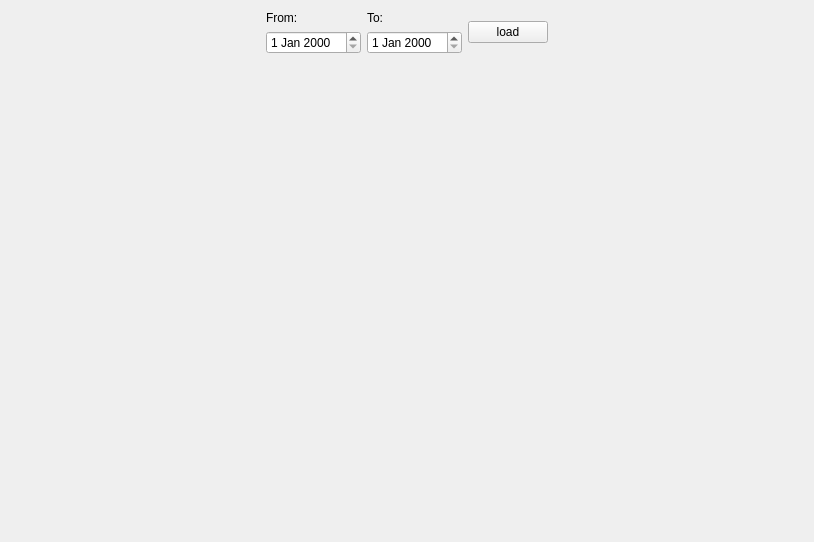
<?xml version="1.0" encoding="UTF-8"?>
<ui version="4.0">
 <class>ratesform</class>
 <widget class="QWidget" name="ratesform">
  <property name="geometry">
   <rect>
    <x>0</x>
    <y>0</y>
    <width>814</width>
    <height>542</height>
   </rect>
  </property>
  <property name="windowTitle">
   <string>Курсы валют</string>
  </property>
  <layout class="QGridLayout" name="gridLayout">
   <item row="0" column="0">
    <layout class="QHBoxLayout" name="horizontalLayout_2">
     <item>
      <layout class="QVBoxLayout" name="verticalLayout">
       <item>
        <widget class="QLabel" name="label">
         <property name="text">
          <string>From:</string>
         </property>
        </widget>
       </item>
       <item>
        <widget class="QDateEdit" name="from">
         <property name="sizePolicy">
          <sizepolicy hsizetype="Fixed" vsizetype="Fixed">
           <horstretch>0</horstretch>
           <verstretch>0</verstretch>
          </sizepolicy>
         </property>
        </widget>
       </item>
      </layout>
     </item>
     <item>
      <layout class="QVBoxLayout" name="verticalLayout_2">
       <item>
        <widget class="QLabel" name="label_2">
         <property name="text">
          <string>To:</string>
         </property>
        </widget>
       </item>
       <item>
        <widget class="QDateEdit" name="to">
         <property name="sizePolicy">
          <sizepolicy hsizetype="Fixed" vsizetype="Fixed">
           <horstretch>0</horstretch>
           <verstretch>0</verstretch>
          </sizepolicy>
         </property>
        </widget>
       </item>
      </layout>
     </item>
     <item>
      <layout class="QVBoxLayout" name="verticalLayout_3">
       <item>
        <widget class="QPushButton" name="load">
         <property name="sizePolicy">
          <sizepolicy hsizetype="Fixed" vsizetype="Fixed">
           <horstretch>0</horstretch>
           <verstretch>0</verstretch>
          </sizepolicy>
         </property>
         <property name="text">
          <string>load</string>
         </property>
        </widget>
       </item>
      </layout>
     </item>
    </layout>
   </item>
   <item row="1" column="0">
    <widget class="QwtPlot" name="diag" native="true"/>
   </item>
  </layout>
 </widget>
 <customwidgets>
  <customwidget>
   <class>QwtPlot</class>
   <extends>QWidget</extends>
   <header>qwt_plot.h</header>
   <container>1</container>
  </customwidget>
 </customwidgets>
 <resources/>
 <connections/>
</ui>
